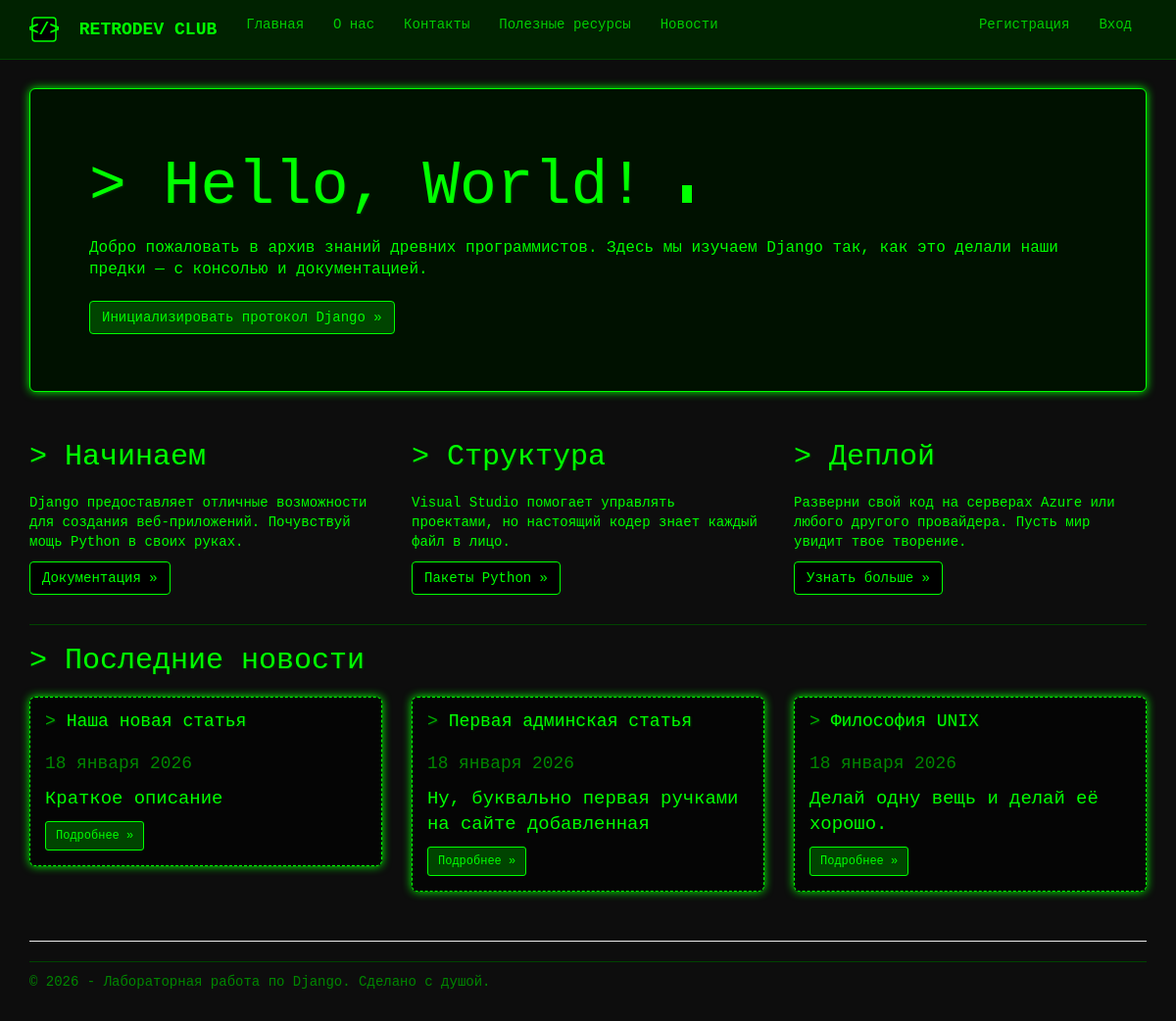
The page / on the database its author committed.
### app/models.py (models this page shows, shortened)
class News(models.Model):
    title = models.CharField(max_length=100, unique_for_date="posted", verbose_name="Заголовок")
    description = models.TextField(verbose_name="Краткое содержание")
    content = models.TextField(verbose_name="Полное содержание")
    posted = models.DateTimeField(default=datetime.now, db_index=True, verbose_name="Опубликована")
    image = models.FileField(default='temp.jpg', verbose_name="Путь к картинке")
    class Meta:
        db_table = "Posts"
        ordering = ["-posted"]
        verbose_name = "новость"
        verbose_name_plural = "новости"

### app/views.py (the view)
# urls.py: path('', views.home, name='home'),
def home(request):
    assert isinstance(request, HttpRequest)
    latest_news = News.objects.order_by('-posted')[:3]
    return render(
        request,
        'app/index.html',
        {
            'title': 'Главная',
            'latest_news': latest_news,
            'year': datetime.now().year,
        }
    )

### app/templates/app/index.html
﻿{% extends "app/layout.html" %}
{% block content %}
<div class="jumbotron">
    <h1>> Hello, World! <span class="terminal-cursor"></span></h1>
    <p class="lead">Добро пожаловать в архив знаний древних программистов. Здесь мы изучаем Django так, как это делали наши предки — с консолью и документацией.</p>
    <p><a href="https://www.djangoproject.com/" class="btn btn-primary btn-large">Инициализировать протокол Django &raquo;</a></p>
</div>
<div class="row">
    <div class="col-md-4">
        <h2>> Начинаем</h2>
        <p>
            Django предоставляет отличные возможности для создания веб-приложений.
            Почувствуй мощь Python в своих руках.
        </p>
        <p><a class="btn btn-default" href="https://docs.djangoproject.com/en/2.1/">Документация &raquo;</a></p>
    </div>
    <div class="col-md-4">
        <h2>> Структура</h2>
        <p>
            Visual Studio помогает управлять проектами, но настоящий кодер знает каждый файл в лицо.
        </p>
        <p><a class="btn btn-default" href="https://pypi.org/">Пакеты Python &raquo;</a></p>
    </div>
    <div class="col-md-4">
        <h2>> Деплой</h2>
        <p>
            Разверни свой код на серверах Azure или любого другого провайдера. Пусть мир увидит твое творение.
        </p>
        <p><a class="btn btn-default" href="https://azure.microsoft.com/en-us/products/app-service/">Узнать больше &raquo;</a></p>
    </div>
</div>
{% if latest_news %}
<hr style="border-color: #004400;" />
<h2>> Последние новости</h2>
<div class="row">
    {% for post in latest_news %}
    <div class="col-md-4">
        <div class="jumbotron" style="padding: 15px; border: 1px dashed #00ff00; background-color: #050505;">
            <h4 style="margin-top: 0;">
                <span style="color: #00aa00;">></span> {{ post.title }}
            </h4>
            <p style="font-size: 0.85em; color: #008800;">
                {{ post.posted|date:"d E Y" }}
            </p>
            <p style="font-size: 0.9em;">{{ post.description|truncatewords:20 }}</p>
            <a href="{% url 'newspost' parametr=post.id %}" class="btn btn-primary btn-sm">
                Подробнее &raquo;
            </a>
        </div>
    </div>
    {% endfor %}
</div>
{% endif %}
{% endblock %}

### app/static/app/content/site.css (style rules this page uses)
body { padding-top: 70px; padding-bottom: 20px; background-color: #0d0d0d; color: #00ff00; font-family: 'Courier New', Courier, monospace; }
a { color: #44ff44; text-decoration: none; transition: all 0.3s ease; }
h1, h2, h3, h4, h5, h6 { color: #00ff00; text-shadow: 1px 1px 2px #003300; font-family: 'Courier New', monospace; margin-bottom: 20px; }
.jumbotron { background-color: #001100; border: 1px solid #00ff00; color: #00ff00; box-shadow: 0 0 10px #00ff00; }
.jumbotron p { font-size: 16px; }
.btn-primary { background-color: #004400; border-color: #00ff00; color: #00ff00; font-family: 'Courier New', monospace; }
.btn-default { background-color: #000000; border-color: #00ff00; color: #00ff00; }
.terminal-cursor { display: inline-block; width: 10px; height: 18px; background-color: #00ff00; animation: blink 1s infinite; }

### rows shown on the page
News: title "Наша новая статья", posted "18 января 2026", description "Краткое описание"
News: title "Первая админская статья", posted "18 января 2026", description "Ну, буквально первая ручками на сайте добавленная"
News: title "Философия UNIX", posted "18 января 2026", description "Делай одну вещь и делай её хорошо."
